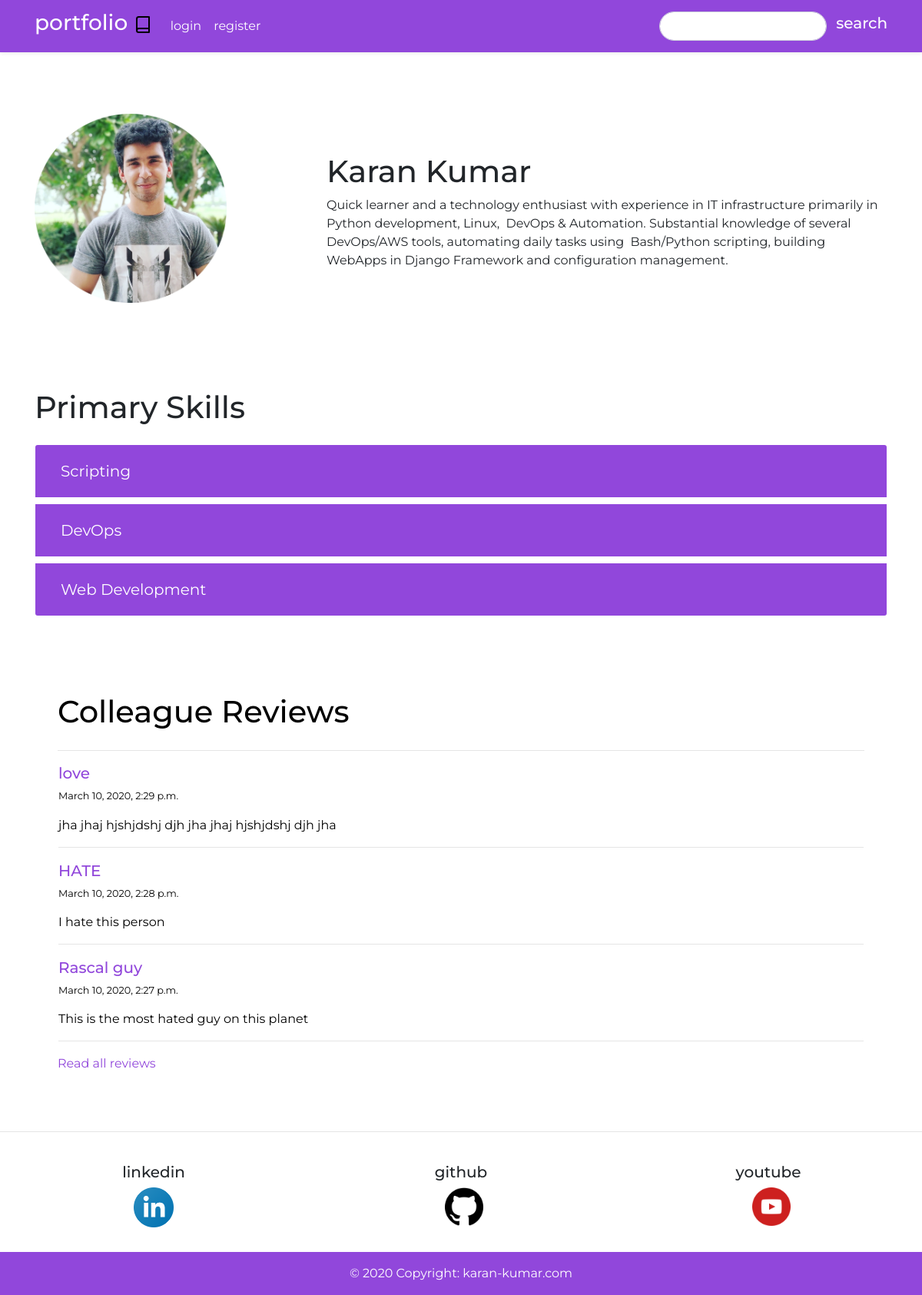
/articles, run on an earlier commit of the app's database.
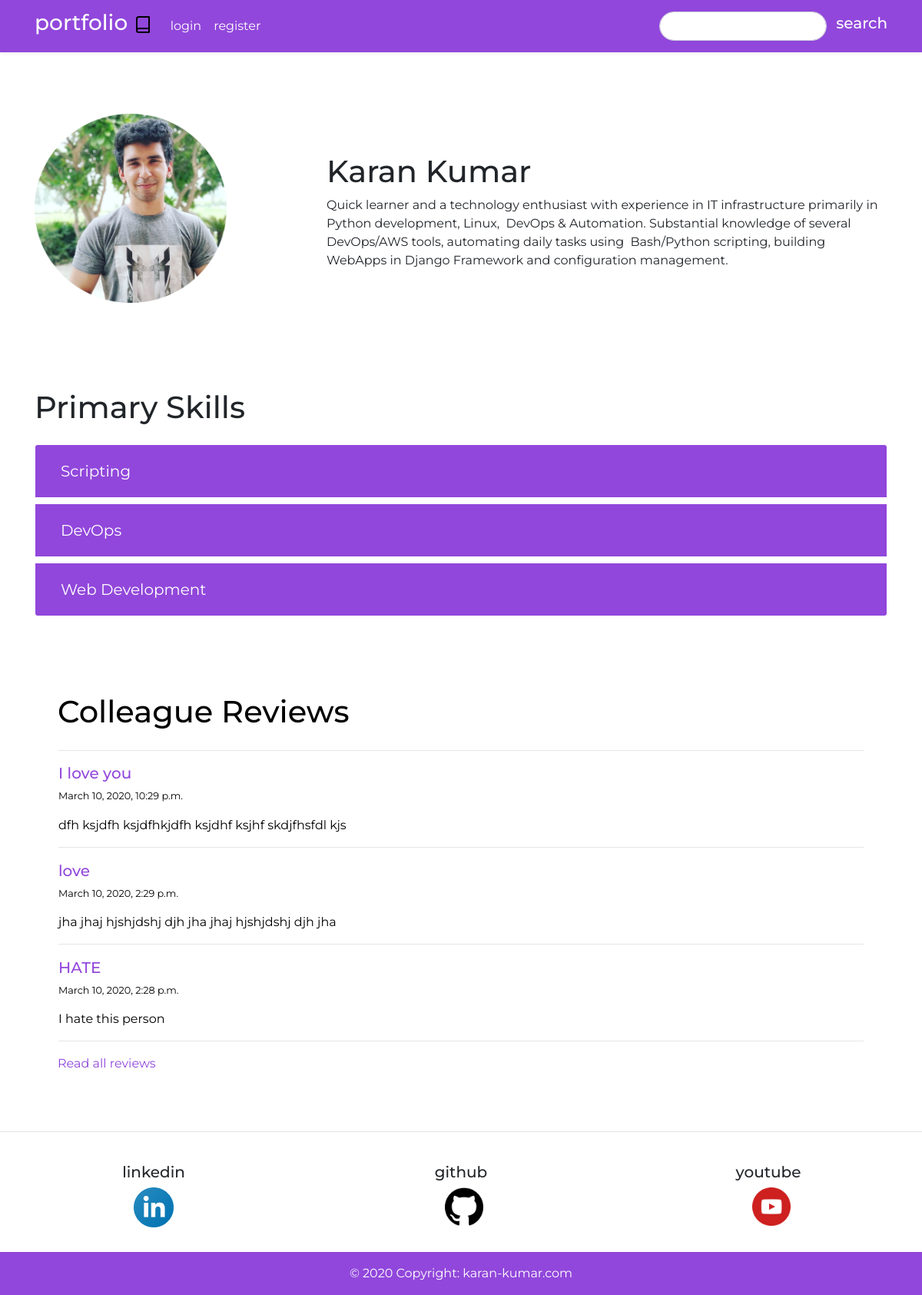
And on a later commit of the database.
### articles/models.py (models this page shows, shortened)
class Article(models.Model):
    title = models.CharField(max_length=50)
    slug = models.SlugField()
    body = models.TextField()
    date = models.DateTimeField(auto_now_add=True)
    author = models.ForeignKey(User, on_delete=models.CASCADE, default=None)
    def snippet(self):
    	return self.body[:50]

### articles/views.py (the view)
# urls.py: path('', views.articles_list, name='articles_list'),
def articles_list(request):
    posts = Article.objects.all().order_by('-date')
    context = {
        'posts': posts[:3], 'range': range(3)
    }
    return render(request, 'articles/articles_list.html', context)

### articles/templates/articles/articles_list.html (shortened to what this page needs)
{% extends 'articles/base.html' %}
{% block content %}
<div class="my-bio container my-3">
	<div class="row align-items-center mb-5">
		<div class="col-md-4 col-xs-3 colalign-self-stretch mt-3 pb-4">
			<img src="static/img.jpg" width="250px"></br>
		</div>
		<div class="col-md-8  col-xs-6 pt-3">
			<h1>Karan Kumar</h1>
			<p>Quick learner and a technology enthusiast with experience in IT infrastructure primarily in Python development, Linux,  DevOps & Automation. Substantial knowledge of several  DevOps/AWS tools,  automating daily tasks using  Bash/Python scripting, building WebApps in Django Framework  and configuration management. </p>
		</div>
	</div>
</div>
<div class="container mt-3"  id="skills">
	<h1 class="skills mb-4">Primary Skills</h1>
	<div class="accordion" id="accordionExample">
		<div class="card my-2">
		  <div class="card-header" id="headingOne">
			<h2 class="mb-0">
			  <button class="btn btn-link collapsed skill-head" type="button" data-toggle="collapse" data-target="#collapseOne" aria-expanded="false" aria-controls="collapseOne">
				Scripting
			  </button>
			</h2>
		  </div>
		</div>
		<div class="card my-2">
		  <div class="card-header" id="headingTwo">
			<h2 class="mb-0">
			  <button class="btn btn-link collapsed skill-head" type="button" data-toggle="collapse" data-target="#collapseTwo" aria-expanded="false" aria-controls="collapseTwo">
				DevOps
			  </button>
			</h2>
		  </div>
		</div>
		<div class="card my-2">
		  <div class="card-header" id="headingThree">
			<h2 class="mb-0">
			  <button class="btn btn-link collapsed skill-head" type="button" data-toggle="collapse" data-target="#collapseThree" aria-expanded="false" aria-controls="collapseThree">
				Web Development
			  </button>
			</h2>
		  </div>
		</div>
	  </div>
</div>
<div class="bg-custom">
	<div class="container">
		<h1 class="article-list">Colleague Reviews</h1><hr>
		{% for post in posts %}
			<div class="card">
				<h5 class="title"><a class="tits" href="{% url 'this_post' post_id=post.id %}" style="text-decoration: none;">{{ post.title }}</a></h5>
				<p class='small'>{{ post.date }}</p>
				<p1>{{ post.snippet }}</p1>
				<hr>
			</div>
		{% endfor %}
		<a class = "see-more" style="text-decoration: none;" href="{%url 'all_reviews'%}">Read all reviews</a>
	</div>
</div>
{% endblock %}

What changed in the data, as far as the page shows it:
no longer on this page (row unchanged): Article: title "Rascal guy", date "March 10, 2020, 2:27 p.m.", snippet "This is the most hated guy on this planet"
added Article: title "I love you", date "March 10, 2020, 10:29 p.m.", snippet "dfh ksjdfh ksjdfhkjdfh ksjdhf ksjhf skdjfhsfdl kjs"
